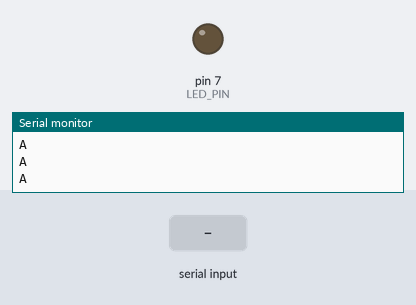
The sketch below on a simulated Arduino Uno, built with avr-gcc and run on an emulated ATmega328P. Parts: output pins drawn as LEDs (lit = HIGH), the last lines printed to the serial monitor. The inputs (shaded band) are chosen by the test bench.

Above: at 1.0 s.
1.1 s: "1" received over Serial
At 1.6 s:
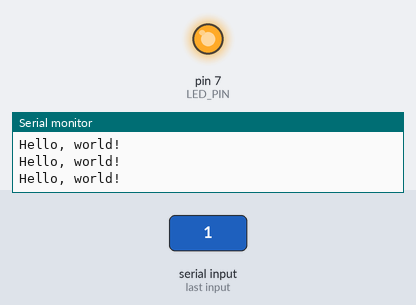
Timing chart, 0 to 4.1 s (numbered marks = the images above; inputs shaded):
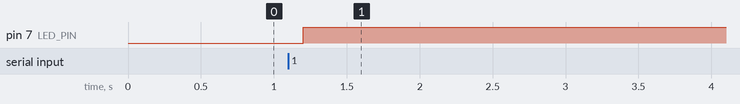

Measured:
- after the input at 1.1 s, pin 7 (LED_PIN): LOW → HIGH after 0.10 s

The sketch:

GenerativeSpiralControl.ino
```cpp
const int POT_PIN = A0;
const int LED_PIN = 7;

char val; // Data received from the serial port
boolean ledState = LOW;


void setup() {

  Serial.begin(9600);
  pinMode(LED_PIN, OUTPUT);
  establishContact();

}

void loop() {

  // stores values 0 - 1023 from potentiometer
  // int potValue = analogRead(POT_PIN);

  if(Serial.available() > 0)
  { // If data is available to read,
    val = Serial.read();

    if (val == '1') //if we get a 1
    {
      ledState = !ledState;
      digitalWrite(LED_PIN, ledState); // Turn the LED on
    }
    delay(100);
  } else {

    //Serial.println(potValue);
    Serial.println("Hello, world!"); //send back a hello world
    delay(50);
  }
}


void establishContact() {
  while (Serial.available() <= 0 ) {
    Serial.println("A");  // send a capital A
    delay(300);
  }
}
```
